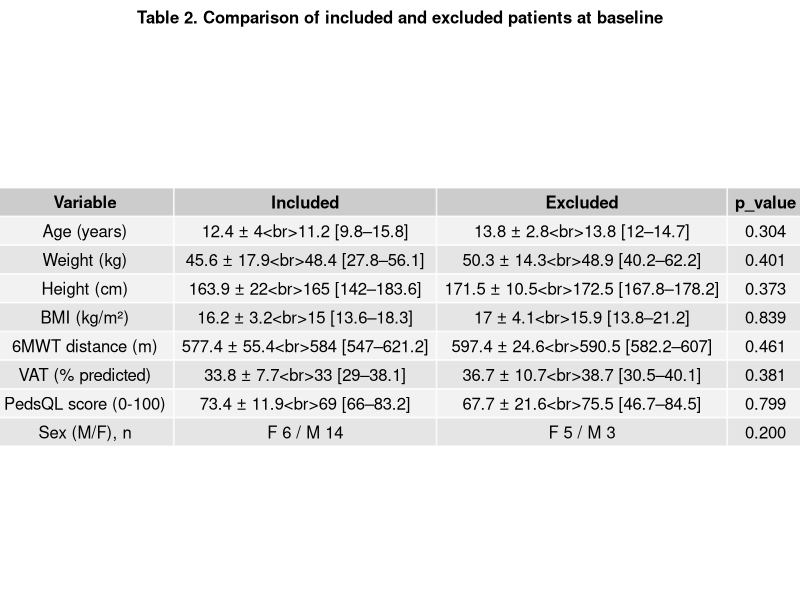

Here is the R script that generated this plot: (Note: this script raises an error after producing the figure.)
## ---- chunk 1
knitr::opts_chunk$set(echo = TRUE, warning = FALSE, message = FALSE)
## ---- chunk 2
# Load package
library(readxl)

# Import datasets
included_data <- read_excel("data/data_clean.xlsx")
excluded_data <- read_excel("data/data_excluded.xlsx")

# Check structure
str(included_data)
str(excluded_data)
## ---- chunk 3

# Load packages
library(gridExtra)
library(grid)

# Functions

# Mean ± SD
mean_sd <- function(x) {
  paste0(
    round(mean(x, na.rm = TRUE), 1), " ± ",
    round(sd(x, na.rm = TRUE), 1)
  )
}

# Median [IQR]
median_iqr <- function(x) {
  paste0(
    round(median(x, na.rm = TRUE), 1), " [",
    round(quantile(x, 0.25, na.rm = TRUE), 1), "–",
    round(quantile(x, 0.75, na.rm = TRUE), 1), "]"
  )
}

# Variables

vars <- c("age", "weight_kg", "height_cm", "bmi_kg_cm2",
          "6minwt_distance_traveled_m_before","vat_before",
          "pedsql_totalself_before")

# p-values

p_values <- sapply(vars, function(var) {
  
  x <- included_data[[var]]
  y <- excluded_data[[var]]
  
  # Remove NA
  x <- x[!is.na(x)]
  y <- y[!is.na(y)]
  
  # Quantitative → Mann-Whitney
  test <- wilcox.test(x, y)
  
  return(round(test$p.value, 3))
})

# Build clean table

table_final <- data.frame(
  Variable = vars,
  Included = paste0(
  sapply(included_data[vars], mean_sd), "<br>",
  sapply(included_data[vars], median_iqr)
),

Excluded = paste0(
  sapply(excluded_data[vars], mean_sd), "<br>",
  sapply(excluded_data[vars], median_iqr)
  ),
  p_value = p_values
)

# Remove row names
rownames(table_final) <- NULL

# Rename variables 
table_final$Variable <- c(
  "Age (years)",
  "Weight (kg)",
  "Height (cm)",
  "BMI (kg/m²)",
  "6MWT distance (m)",
  "VAT (% predicted)",
  "PedsQL score (0-100)"
)

# Fisher test for sex 

fisher_test <- fisher.test(
  table(
    sexe = c(included_data$sexe, excluded_data$sexe),
    group = c(
      rep("Included", nrow(included_data)),
      rep("Excluded", nrow(excluded_data))
    )
  )
)

p_sexe <- round(fisher_test$p.value, 3)

# Counts
sexe_included <- table(included_data$sexe)
sexe_excluded <- table(excluded_data$sexe)

# Format (ex: M 12 / F 8)
sexe_included_txt <- paste(names(sexe_included), sexe_included, collapse = " / ")
sexe_excluded_txt <- paste(names(sexe_excluded), sexe_excluded, collapse = " / ")

# Add row to table
table_final <- rbind(
  table_final,
  data.frame(
    Variable = "Sex (M/F), n",
    Included = sexe_included_txt,
    Excluded = sexe_excluded_txt,
    p_value = p_sexe,
    stringsAsFactors = FALSE
  )
)

# Display table in RMarkdown
knitr::kable(
  table_final,
  caption = "Table 2. Comparison of included and excluded patients at baseline"
)

# Export to PDF

pdf("figures/Table_2_Comparison_Included_Excluded at baseline.pdf", width = 8, height = 7)

grid.arrange(
  textGrob(
    "Table 2. Comparison of included and excluded patients at baseline",
    gp = gpar(fontsize = 12, fontface = "bold")
  ),
  tableGrob(table_final, rows = NULL),
  ncol = 1,
  heights = c(0.3, 5) 
)
dev.off()
## ---- chunk 4

# Paired Wilcoxon test
wilcox_test <- wilcox.test(
  included_data$`6minwt_distance_traveled_m_before`,
  included_data$`6minwt_distance_traveled_m_after`,
  paired = TRUE,
  exact = FALSE,
  conf.int = TRUE
)
wilcox_test

# Viewing individual changes at a 6-minute walking distance

library(ggplot2)

# Create plot
p <- ggplot(included_data, aes(x = delta_6mwt)) +
  geom_histogram(bins = 10, fill = "lightgrey", color = "black") +
  geom_vline(xintercept = 0, linetype = "dashed", color = "red") +
  xlab("Change in 6-Minute Walk Distance (m)") +
  ylab("Number of patients") +
  ggtitle("Figure 3. Histogram of Individual Changes in the 6-Minute Walk Test") +
  theme_minimal()

# Display
p

# Save as PDF
ggsave(
  filename = "figures/Figure_3_Histogram_of_Individual_Changes_in_the_6-Minute_Walk_Test.pdf",
  plot = p,
  width = 6,
  height = 4
)
## ---- chunk 5
# Spearman correlation
cor_test <- cor.test(
  included_data$`6minwt_distance_traveled_m_after`,
  included_data$pedsql_totalself_after,
  method = "spearman"
)

cor_test

# Viewing
library(ggplot2)

# Create plot
p_corr <- ggplot(included_data, aes(
  x = `6minwt_distance_traveled_m_after`,
  y = pedsql_totalself_after
)) +
  geom_point() +
  geom_smooth(method = "lm", se = TRUE) +
  xlab("6-Minute Walk Distance (m)") +
  ylab("PedsQL Score (0–100)") +
  ggtitle("Figure 4. Correlation Between Functional Capacity and Quality of Life") +
  theme_minimal()

p_corr

# Export PDF
ggsave(
  "figures/Figure_4_Correlation_6MWT_PedsQL.pdf",
  plot = p_corr,
  width = 6,
  height = 4
)
